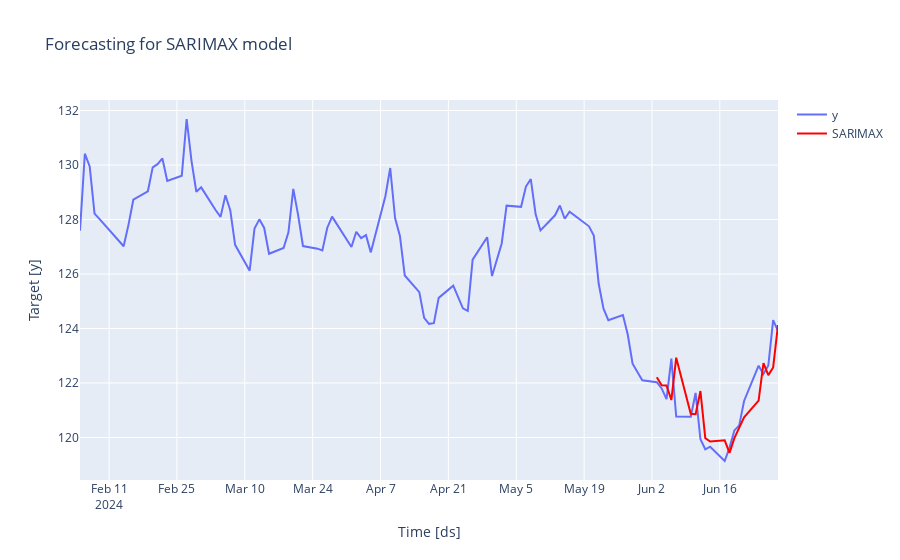

The notebook cell saved with this chart:
### Markdown cell above
E por fim, podemos gerar o gráfico para visualizar o comportamento dos dados preditos em comparação com os reais!

### Code cell
model_plot(shown_train, test,'SARIMAX')
